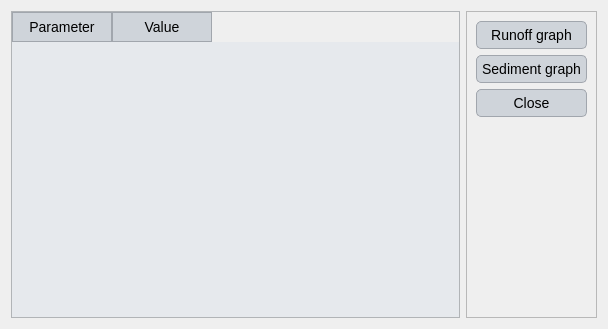
<?xml version="1.0" encoding="UTF-8"?>
<ui version="4.0">
 <class>Dialog</class>
 <widget class="QDialog" name="Dialog">
  <property name="geometry">
   <rect>
    <x>0</x>
    <y>0</y>
    <width>603</width>
    <height>329</height>
   </rect>
  </property>
  <property name="windowTitle">
   <string>Dialog</string>
  </property>
  <property name="styleSheet">
   <string notr="true">QLabel {
    font-family: 'Georgia'; /* Cambiar la fuente a Georgia */
    font-size: 16px; /* Cambiar el tamaño de la fuente */
    color: #000000; /* Color del texto (blanco) */
}

QLineEdit {
    font-family: 'Georgia'; /* Cambiar la fuente a Georgia */
    font-size: 14px; /* Cambiar el tamaño de la fuente */
    color: #000000; /* Color del texto (blanco) */
    background-color: #f0f0f0; /* Color de fondo del QLineEdit */
    border: 1px solid #000000; /* Borde blanco */
}

QComboBox {
    font-family: 'Georgia'; /* Cambiar la fuente a Georgia */
    font-size: 14px; /* Cambiar el tamaño de la fuente */
    color: #000000; /* Color del texto (blanco) */
    background-color: #cfd4da; /* Fondo oscuro del ComboBox */
}

QRadioButton {
    font-family: 'Georgia'; /* Cambiar la fuente a Georgia */
    font-size: 14px; /* Cambiar el tamaño de la fuente */
    color: #000000; /* Color del texto (blanco) */
}

QCheckBox {
    font-family: 'Georgia'; /* Cambiar la fuente a Georgia */
    font-size: 14px; /* Cambiar el tamaño de la fuente */
    color: #000000; /* Color del texto (blanco) */
}

/* Cambiar la fuente y estilo de los QPushButton */
QPushButton {
    font-family: 'Georgia'; /* Cambiar la fuente */
    font-size: 14px; /* Cambiar el tamaño de la fuente */
    color: #000000; /* Color del texto negro */
    background-color: #cfd4da; /* Fondo gris claro */
    border: 1px solid #a1a6ad; /* Borde gris medio */
    border-radius: 5px; /* Bordes redondeados */
    padding: 5px; /* Espaciado interno */
}

/* Estilo cuando el ratón pasa sobre el botón */
QPushButton:hover {
    color: #000000; /* Mantener el texto negro */
    background-color: #b7bcc3; /* Fondo gris un poco más oscuro al pasar el mouse */
}

/* Estilo cuando el botón está presionado */
QPushButton:pressed {
    background-color: #a6acb3; /* Fondo ligeramente más oscuro al presionar */
    color: #000000; /* Mantener el texto negro cuando se presiona */
}



/* Estilo general para QTableWidget y QTableView */
QTableWidget, QTableView {
    font-family: 'Georgia'; /* Cambiar la fuente a Georgia */
    font-size: 14px; /* Tamaño de la fuente */
    color: #000000; /* Color del texto negro */
    background-color: #e6e9ed; /* Fondo gris claro para la tabla */
    gridline-color: #a1a6ad; /* Color de las líneas de la tabla (gris medio) */
    selection-background-color: #b7bcc3; /* Color de fondo cuando se selecciona una celda (gris suave) */
    selection-color: #000000; /* Color del texto cuando la celda está seleccionada (negro) */
}

/* Estilo para el encabezado horizontal de la tabla */
QHeaderView::section {
    font-family: 'Georgia'; /* Cambiar la fuente a Georgia */
    font-size: 14px; /* Tamaño de la fuente */
    color: #000000; /* Color del texto negro */
    background-color: #cfd4da; /* Fondo gris claro del encabezado */
    border: 1px solid #a1a6ad; /* Borde gris medio entre las secciones */
    padding: 4px; /* Espaciado interno en el encabezado */
}

/* Estilo para las celdas de la tabla al pasar el mouse */
QTableWidget::item:hover, QTableView::item:hover {
    background-color: #b7bcc3; /* Fondo gris suave al pasar el mouse */
    color: #000000; /* Mantener el texto negro */
}

/* Estilo para las celdas cuando están seleccionadas */
QTableWidget::item:selected, QTableView::item:selected {
    background-color: #a6acb3; /* Fondo gris intermedio cuando está seleccionado */
    color: #000000; /* Texto negro cuando está seleccionado */
}

/* Ajustar el tamaño de las celdas */
QTableWidget::item, QTableView::item {
    padding: 4px; /* Espaciado interno de las celdas */
}

/* Estilo para el borde inferior de la tabla */
QTableCornerButton::section {
    background-color: #cfd4da; /* Fondo del botón de esquina */
    border: 1px solid #a1a6ad; /* Borde gris medio del botón de esquina */
}</string>
  </property>
  <layout class="QGridLayout" name="gridLayout_2">
   <item row="0" column="0">
    <widget class="QTableWidget" name="tableWidget">
     <property name="minimumSize">
      <size>
       <width>449</width>
       <height>0</height>
      </size>
     </property>
     <property name="maximumSize">
      <size>
       <width>16777215</width>
       <height>449</height>
      </size>
     </property>
     <property name="editTriggers">
      <set>QAbstractItemView::NoEditTriggers</set>
     </property>
     <attribute name="horizontalHeaderVisible">
      <bool>true</bool>
     </attribute>
     <attribute name="horizontalHeaderCascadingSectionResizes">
      <bool>false</bool>
     </attribute>
     <column>
      <property name="text">
       <string>Parameter</string>
      </property>
     </column>
     <column>
      <property name="text">
       <string>Value</string>
      </property>
     </column>
    </widget>
   </item>
   <item row="0" column="1">
    <widget class="QFrame" name="frame">
     <property name="frameShape">
      <enum>QFrame::StyledPanel</enum>
     </property>
     <property name="frameShadow">
      <enum>QFrame::Raised</enum>
     </property>
     <layout class="QGridLayout" name="gridLayout">
      <item row="3" column="0">
       <widget class="QPushButton" name="close_dialog">
        <property name="text">
         <string>Close</string>
        </property>
       </widget>
      </item>
      <item row="1" column="0">
       <widget class="QPushButton" name="runoff_graph">
        <property name="text">
         <string>Runoff graph</string>
        </property>
       </widget>
      </item>
      <item row="2" column="0">
       <widget class="QPushButton" name="sediment_graph">
        <property name="text">
         <string>Sediment graph</string>
        </property>
       </widget>
      </item>
      <item row="4" column="0">
       <spacer name="verticalSpacer">
        <property name="orientation">
         <enum>Qt::Vertical</enum>
        </property>
        <property name="sizeHint" stdset="0">
         <size>
          <width>20</width>
          <height>40</height>
         </size>
        </property>
       </spacer>
      </item>
     </layout>
    </widget>
   </item>
  </layout>
 </widget>
 <resources/>
 <connections/>
</ui>
